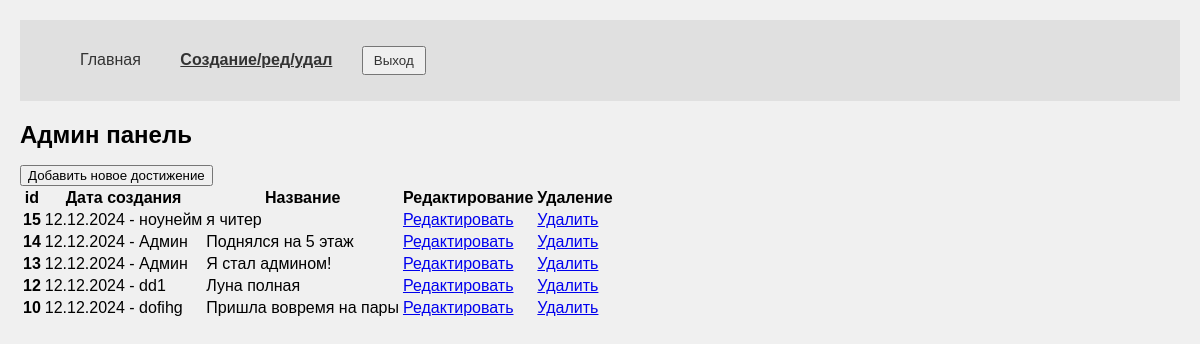
Page /edit-page (signed in) on the committed database.
### core/models.py (models this page shows, shortened)
class Advantage(models.Model):
    author = models.ForeignKey(User, on_delete = models.CASCADE, verbose_name='Владелец статьи', blank = True, null = True )
    create_date = models.DateTimeField(auto_now=True)
    name = models.CharField(max_length=200, verbose_name='Название')
    text = models.TextField(verbose_name='Текст')
    class Meta:
        verbose_name='Достижение'
        verbose_name_plural='Статьи'

### core/views.py (the view, shortened to what this page needs)
# urls.py: path('edit-page', views.ArticleCreateView.as_view(), name='edit_page'),
class ArticleCreateView(LoginRequiredMixin, CustomSuccessMessageMixin, CreateView):
    login_url = reverse_lazy('login_page')
    model = Advantage
    template_name = 'edit_page.html'
    form_class = AdvantageForm
    success_url = reverse_lazy('edit_page')
    success_msg = 'Запись создана'
    def get_context_data(self,**kwargs):
        kwargs['list_articles'] = Advantage.objects.all().order_by('-id')
        return super().get_context_data(**kwargs)

### core/templates/edit_page.html (shortened to what this page needs)
{% extends 'index.html' %}
{% block content %}
<h1 class="mt-4">Админ панель</h1>
<button type="button" class="btn btn-primary" id="openModalBtn">
    Добавить новое достижение
</button>
<table class="table">
    <thead>
        <tr>
            <th scope="col">id</th>
            <th scope="col">Дата создания</th>
            <th scope="col">Название</th>
            <th scope="col">Редактирование</th>
            <th scope="col">Удаление</th>
        </tr>
    </thead>
    <tbody>
        {% for i in list_articles %}
        <tr>
            <th>{{ i.id }}</th>
            <td>{{ i.create_date|date:'d.m.Y' }} - {{ i.author }}</td>
            <td>{{ i.name }}</td>
            <td><a href="{% url 'update_page' i.id %}">Редактировать</a></td>
            <td><a href="{% url 'delete_page' i.id %}">Удалить</a></td>
        </tr>
        {% endfor %}
    </tbody>
</table>
{% endblock %}

### core/templates/index.html (style rules this page uses)
body { font-family: Arial, sans-serif; background-color: #f0f0f0; margin: 0; padding: 20px; }
h1 { margin-top: 20px; font-size: 24px; }

### rows in the picture
Advantage: id "15", create_date "12.12.2024", author "ноунейм", name "я читер"
Advantage: id "14", create_date "12.12.2024", author "Админ", name "Поднялся на 5 этаж"
Advantage: id "13", create_date "12.12.2024", author "Админ", name "Я стал админом!"
Advantage: id "12", create_date "12.12.2024", author "dd1", name "Луна полная"
Advantage: id "10", create_date "12.12.2024", author "dofihg", name "Пришла вовремя на пары"
